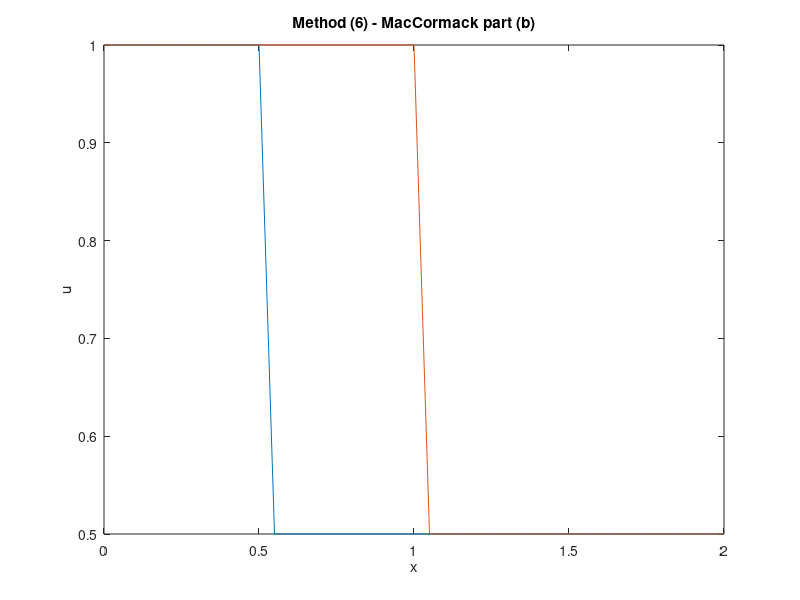

Here is the MATLAB script that generated this plot:
n = 0;
N = 41;
c = 1;
delX = 2/40;
x_i = zeros(1, N);
u_i_n = zeros(1, N);
ubar_i_n_plus_1 = zeros(1, N);
u_i_n_plus_1 = zeros(1, N);

for i = 1: N
  x_i(i) = (i-1) * delX;
end

for i = 1: N
  if x_i(i) <= 0.5
    u_i_n(i) = 1;
  else
    u_i_n(i) = 0.5;
  end
end

plot(x_i, u_i_n);

while n < 10
  delT = 0.9 * delX / c;
  
  for i = 1: N-1
    ubar_i_n_plus_1(i) = u_i_n(i) - (u_i_n(i+1) - u_i_n(i));
  end
  
  for i = 2: N-1
    u_i_n_plus_1(i) = 0.5*(u_i_n(i) + ubar_i_n_plus_1(i) - (ubar_i_n_plus_1(i) - ubar_i_n_plus_1(i-1)));
  end

  u_i_n_plus_1(N) = u_i_n(N) - (u_i_n(N) - u_i_n(N-1));
  
  for i = 2: N
    u_i_n(i) = u_i_n_plus_1(i);
  end
  
  n = n+1;
  
end

hold on;
  
plot(x_i, u_i_n);
title('Method (6) - MacCormack part (b)'); 
xlabel('x'); ylabel('u');
      
hold off;